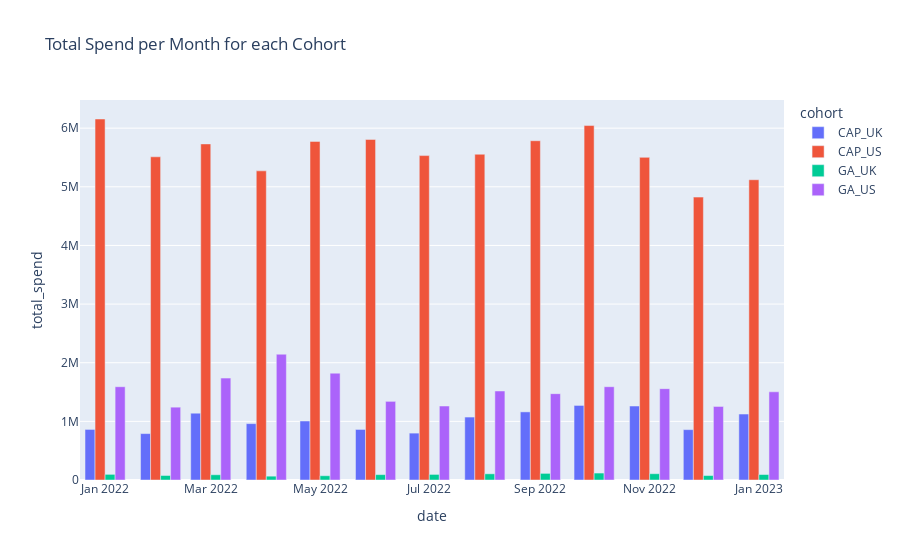

Notebook code cell kept with this figure:
### Code cell
# Useful plots for a dashboard or report for the Marketing team:

# The focus of these plots is to provide descriptive insights into the data, allowing the business team to have a quick overview of the current situation for each campaign.

# A data scientist working with the marketing team would benefit from having more exposure to the business side of things. This would enable them to communicate insights to the business team in an understandable and actionable manner.


import plotly.express as px

df_monthly = df_business.groupby(['cohort', pd.Grouper(freq='M')])['total_spend'].sum()
df_monthly = df_monthly.reset_index()
df_monthly['date'] = df_monthly.date.dt.strftime('%Y-%m')
fig = px.bar(
    df_monthly,
    x='date',
    y='total_spend',
    color='cohort',
    barmode='group',
    title='Total Spend per Month for each Cohort'
)
fig.show()

### Figure 1 — Plotly figure (JSON) as saved in the notebook; plotly's stock layout.template omitted (floating-point values rounded to 4 significant figures)
{"data": [{"alignmentgroup": "True", "hovertemplate": "cohort=CAP_UK<br>date=%{x}<br>total_spend=%{y}<extra></extra>", "legendgroup": "CAP_UK", "marker": {"color": "#636efa", "pattern": {"shape": ""}}, "name": "CAP_UK", "offsetgroup": "CAP_UK", "orientation": "v", "showlegend": true, "textposition": "auto", "type": "bar", "x": ["2022-01", "2022-02", "2022-03", "2022-04", "2022-05", "2022-06", "2022-07", "2022-08", "2022-09", "2022-10", "2022-11", "2022-12", "2023-01"], "xaxis": "x", "y": [862400.0, 791500.0, 1139000.0, 961400.0, 1006000.0, 862300.0, 799500.0, 1073000.0, 1162000.0, 1272000.0, 1262000.0, 859000.0, 1125000.0], "yaxis": "y"}, {"alignmentgroup": "True", "hovertemplate": "cohort=CAP_US<br>date=%{x}<br>total_spend=%{y}<extra></extra>", "legendgroup": "CAP_US", "marker": {"color": "#EF553B", "pattern": {"shape": ""}}, "name": "CAP_US", "offsetgroup": "CAP_US", "orientation": "v", "showlegend": true, "textposition": "auto", "type": "bar", "x": ["2022-01", "2022-02", "2022-03", "2022-04", "2022-05", "2022-06", "2022-07", "2022-08", "2022-09", "2022-10", "2022-11", "2022-12", "2023-01"], "xaxis": "x", "y": [6156000.0, 5512000.0, 5731000.0, 5272000.0, 5774000.0, 5808000.0, 5532000.0, 5555000.0, 5786000.0, 6045000.0, 5502000.0, 4824000.0, 5121000.0], "yaxis": "y"}, {"alignmentgroup": "True", "hovertemplate": "cohort=GA_UK<br>date=%{x}<br>total_spend=%{y}<extra></extra>", "legendgroup": "GA_UK", "marker": {"color": "#00cc96", "pattern": {"shape": ""}}, "name": "GA_UK", "offsetgroup": "GA_UK", "orientation": "v", "showlegend": true, "textposition": "auto", "type": "bar", "x": ["2022-01", "2022-02", "2022-03", "2022-04", "2022-05", "2022-06", "2022-07", "2022-08", "2022-09", "2022-10", "2022-11", "2022-12", "2023-01"], "xaxis": "x", "y": [96330.0, 76980.0, 89300.0, 65470.0, 72750.0, 91680.0, 95350.0, 105500.0, 112800.0, 118500.0, 107300.0, 76000.0, 93370.0], "yaxis": "y"}, {"alignmentgroup": "True", "hovertemplate": "cohort=GA_US<br>date=%{x}<br>total_spend=%{y}<extra></extra>", "legendgroup": "GA_US", "marker": {"color": "#ab63fa", "pattern": {"shape": ""}}, "name": "GA_US", "offsetgroup": "GA_US", "orientation": "v", "showlegend": true, "textposition": "auto", "type": "bar", "x": ["2022-01", "2022-02", "2022-03", "2022-04", "2022-05", "2022-06", "2022-07", "2022-08", "2022-09", "2022-10", "2022-11", "2022-12", "2023-01"], "xaxis": "x", "y": [1591000.0, 1242000.0, 1738000.0, 2145000.0, 1822000.0, 1341000.0, 1262000.0, 1518000.0, 1472000.0, 1591000.0, 1558000.0, 1254000.0, 1504000.0], "yaxis": "y"}], "layout": {"barmode": "group", "legend": {"title": {"text": "cohort"}, "tracegroupgap": 0}, "title": {"text": "Total Spend per Month for each Cohort"}, "xaxis": {"anchor": "y", "domain": [0, 1], "title": {"text": "date"}}, "yaxis": {"anchor": "x", "domain": [0, 1], "title": {"text": "total_spend"}}}}
